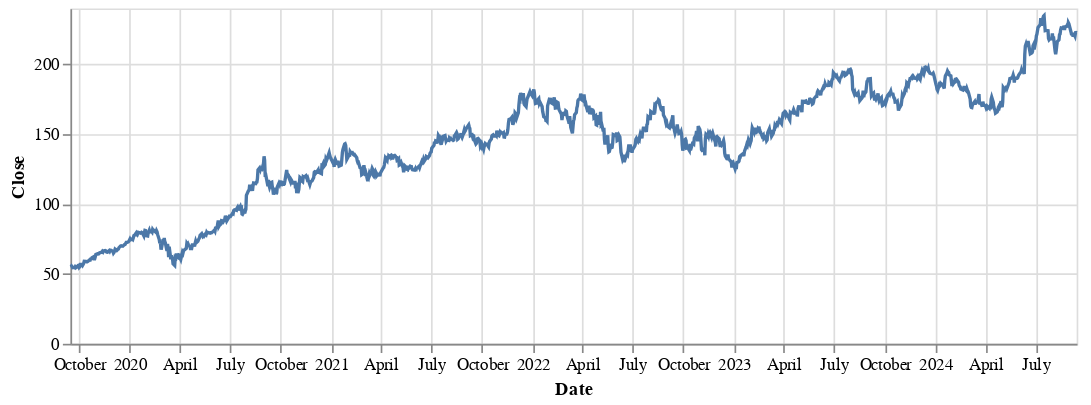

Notebook cell for this chart:
### Code cell
price = alt.Chart(data.reset_index()).mark_line().encode(
    x='Date:T',
    y='Close',
    tooltip=['Date' , 'Open', 'Close','High', 'Low' , 'Volume']).properties(
    width=600,height=200)
price

### Figure 1 — Vega-Lite specification as saved in the notebook (floating-point values rounded to 4 significant figures; data arrays with more than 128 entries replaced by an {"elided": "..."} marker saying what was removed)
{"config": {"view": {"continuousWidth": 300, "continuousHeight": 300}}, "data": {"name": "data-063ac4c2182e8c66eeab8402b8df9ed1"}, "mark": {"type": "line"}, "encoding": {"tooltip": [{"field": "Date", "type": "temporal"}, {"field": "Open", "type": "quantitative"}, {"field": "Close", "type": "quantitative"}, {"field": "High", "type": "quantitative"}, {"field": "Low", "type": "quantitative"}, {"field": "Volume", "type": "quantitative"}], "x": {"field": "Date", "type": "temporal"}, "y": {"field": "Close", "type": "quantitative"}}, "height": 200, "width": 600, "$schema": "https://vega.github.io/schema/vega-lite/v5.20.1.json", "datasets": {"data-063ac4c2182e8c66eeab8402b8df9ed1": {"elided": "1258 records"}}}
